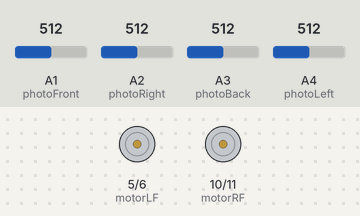
A sketch run on a simulated Arduino Uno, built with avr-gcc and run on an emulated ATmega328P. Parts: motor-driver pin pairs drawn as motors (green arrow = first pin HIGH = forward, orange = second pin HIGH = backward, longer = more drive). The test bench sets the inputs (shaded band); at power-on: A1 (photoFront) = 512, A2 (photoRight) = 512, A3 (photoBack) = 512, A4 (photoLeft) = 512.

Above: at 0.1 s.
At 5.1 s:
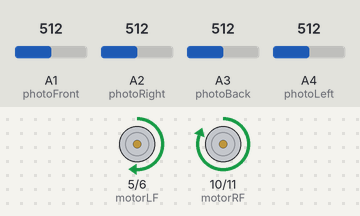
Timing chart, 0 to 21.5 s (numbered marks = the images above):
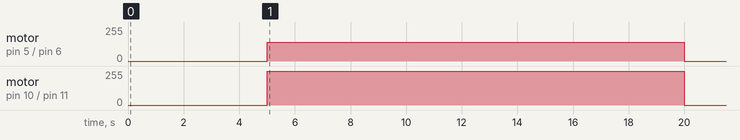

The sketch:

De_Carte.ino
```cpp
//DO NOT TOUCH THESE 3 VARIABLES
const int SETUP_TIME = 5000;
const int AUTONOMOUS_TIME = 15000;
const int STOP_TIME = 2000;

int photoFront=A1;
int photoRight=A2;
int photoBack=A3;
int photoLeft=A4;
int motorRF=10;
int motorRB=11;
int motorLF=5;
int motorLB=6;


void setup() {
  // put your setup code here, to run once:
  Serial.begin(9600);
  pinMode(motorRF,OUTPUT);
  pinMode(motorRB,OUTPUT);
  pinMode(motorLF,OUTPUT);
  pinMode(motorLB,OUTPUT);
  pinMode(photoFront,INPUT);
  pinMode(photoRight,INPUT);
  pinMode(photoBack,INPUT);
  pinMode(photoLeft,INPUT);
}
void test()
{
  analogWrite(motorRF,0);
  analogWrite(motorRB,255);
  analogWrite(motorLF,255);
  analogWrite(motorLB,0);
}
void forward()
{
  analogWrite(motorRF,255);
  analogWrite(motorRB,0);
  analogWrite(motorLF,140);
  analogWrite(motorLB,0);
}
void right()
{
  analogWrite(motorRF,255);
  analogWrite(motorRB,0);
  analogWrite(motorLF,0);
  analogWrite(motorLB,255);
}
void left()
{
  analogWrite(motorRF,0);
  analogWrite(motorRB,255);
  analogWrite(motorLF,255);
  analogWrite(motorLB,0);
}
void back()
{
  analogWrite(motorRF,0);
  analogWrite(motorRB,255);
  analogWrite(motorLF,0);
  analogWrite(motorLB,255);
}
void lightTest()
{
  int psForward = analogRead(photoFront);
  Serial.print("psForward: ");
  Serial.println(psForward);

  int psBack = analogRead(photoBack);
  Serial.print("psBack: ");
  Serial.println(psBack);

  int psLeft = analogRead(photoLeft);
  Serial.print("psLeft: ");
  Serial.println(psLeft);

  int psRight = analogRead(photoRight);
  Serial.print("psRight: ");
  Serial.println(psRight);
  Serial.println("");
}
void lightMoveTest()
{
  int photoStateForward=analogRead(photoFront);
  int photoStateBack=analogRead(photoBack);
  int photoStateLeft=analogRead(photoLeft);
  int photoStateRight=analogRead(photoRight);

  if(photoStateForward>700)
  {
    forward();
  }
  else if(photoStateLeft>800)
  {
    left();
  }
  else if(photoStateRight>820)
  {
    right();
  }
  else if(photoStateBack>700)
  {
    back();
  }
  else
  {
    fullStop();
  }
}
//============================================================
//DO NOT WRITE CODE IN THE LOOP METHOD.
void loop()
{
  //DO NOT TOUCH THIS CODE
  //test();
  //forward();
  //lightTest();
  //lightMoveTest();
  long mil = millis();
  if(mil<SETUP_TIME)
  {
    //LEAVE THIS BLANK
  }
  else if(mil<AUTONOMOUS_TIME+SETUP_TIME)
  {
    autonomousMode();
  }
  else if(mil<AUTONOMOUS_TIME+SETUP_TIME+STOP_TIME)
  {
    fullStop();
  }
  else
  {
    teleOpMode();
  }
}
//============================================================

//WRITE CODE IN HERE:  YOUR AUTONOMOUS CODE GOES IN HERE.  PART 1 OF RACE
void autonomousMode(){

    forward();
}
//WRITE CODE IN HERE:  YOUR TELEOP CODE GOES IN HERE.  PART 2 OF RACE
//you MUST write this method
void teleOpMode(){
  int photoStateForward=analogRead(photoFront);
  int photoStateBack=analogRead(photoBack);
  int photoStateLeft=analogRead(photoLeft);
  int photoStateRight=analogRead(photoRight);


  if(photoStateForward>700)
  {
    forward();
  }
  else if(photoStateLeft>800)
  {
    left();
  }
  else if(photoStateRight>820)
  {
    right();
  }
  else if(photoStateBack>700)
  {
    back();
  }
  else
  {
    fullStop();
  }


}

//WRITE CODE IN HERE:  YOU SHOULD MAKE EVERY MOTOR STOP
//you MUST write this method
void fullStop(){
  analogWrite(motorRF,0);
  analogWrite(motorRB,0);
  analogWrite(motorLF,0);
  analogWrite(motorLB,0);
}

//Feel free to add more methods.
```

Measured:
- by itself, motor on pin 5 (motorLF) / pin 6 (motorLB): stopped → forward 140/255 at 5.0 s, → stopped 15.0 s later
- by itself, motor on pin 10 (motorRF) / pin 11 (motorRB): stopped → forward 255/255 at 5.0 s, → stopped 15.0 s later
